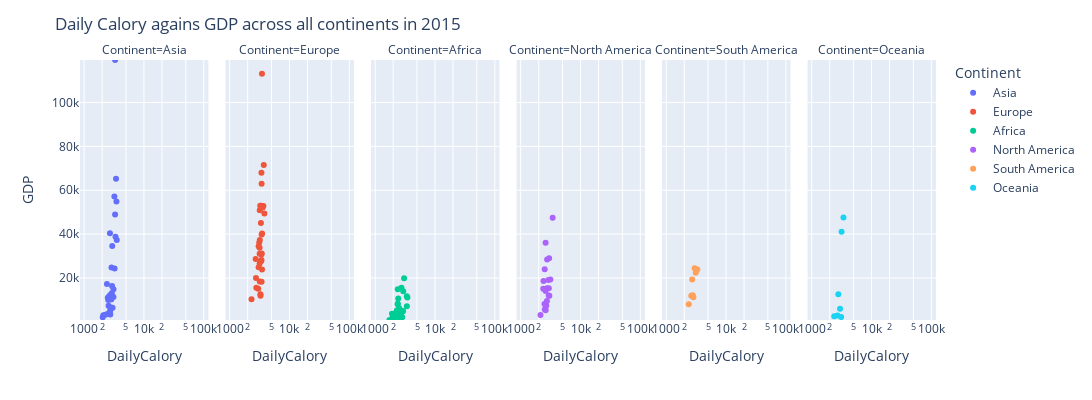

Source (notebook cell):
### Code cell
#Visualizing Daily Calory against GDP across all continent
fig = px.scatter(data, x="DailyCalory", y="GDP",
                 animation_frame="Year",
                 animation_group="Country",
                 color="Continent",
                 hover_name="Country",
                 hover_data=["Country"],
                 facet_col="Continent",
                 width=1600,
                 height=400,
                 log_x=True,
                 size_max=45,
                 range_x=[xmin, xmax],
                 range_y=[ymin, ymax])

fig.update_layout(title_text="Daily Calory agains GDP across all continents in 2015",
                  geo_scope="europe")

### Figure 1 — Plotly figure (JSON) as saved in the notebook; plotly's stock layout.template omitted (floating-point values rounded to 4 significant figures)
{"data": [{"customdata": [["Afghanistan"], ["Armenia"], ["Azerbaijan"], ["Bangladesh"], ["Cambodia"], ["Georgia"], ["Hong Kong"], ["Iraq"], ["Israel"], ["Japan"], ["Jordan"], ["Kazakhstan"], ["Kuwait"], ["Kyrgyzstan"], ["Laos"], ["Lebanon"], ["Macao"], ["Malaysia"], ["Maldives"], ["Mongolia"], ["Myanmar"], ["Nepal"], ["Oman"], ["Philippines"], ["Saudi Arabia"], ["South Korea"], ["Sri Lanka"], ["Tajikistan"], ["Timor"], ["Turkmenistan"], ["United Arab Emirates"], ["Uzbekistan"], ["Vietnam"]], "hovertemplate": "<b>%{hovertext}</b><br><br>Continent=Asia<br>Year=2015<br>DailyCalory=%{x}<br>GDP=%{y}<br>Country=%{customdata[0]}<extra></extra>", "hovertext": ["Afghanistan", "Armenia", "Azerbaijan", "Bangladesh", "Cambodia", "Georgia", "Hong Kong", "Iraq", "Israel", "Japan", "Jordan", "Kazakhstan", "Kuwait", "Kyrgyzstan", "Laos", "Lebanon", "Macao", "Malaysia", "Maldives", "Mongolia", "Myanmar", "Nepal", "Oman", "Philippines", "Saudi Arabia", "South Korea", "Sri Lanka", "Tajikistan", "Timor", "Turkmenistan", "United Arab Emirates", "Uzbekistan", "Vietnam"], "ids": ["Afghanistan", "Armenia", "Azerbaijan", "Bangladesh", "Cambodia", "Georgia", "Hong Kong", "Iraq", "Israel", "Japan", "Jordan", "Kazakhstan", "Kuwait", "Kyrgyzstan", "Laos", "Lebanon", "Macao", "Malaysia", "Maldives", "Mongolia", "Myanmar", "Nepal", "Oman", "Philippines", "Saudi Arabia", "South Korea", "Sri Lanka", "Tajikistan", "Timor", "Turkmenistan", "United Arab Emirates", "Uzbekistan", "Vietnam"], "legendgroup": "Asia", "marker": {"color": "#636efa", "symbol": "circle"}, "mode": "markers", "name": "Asia", "orientation": "v", "showlegend": true, "type": "scatter", "x": [2044, 3090, 3093, 2520, 2487, 2817, 3202, 2532, 3511, 2701, 2842, 3230, 3466, 2709, 2738, 2930, 3295, 2865, 2406, 2483, 2683, 2736, 2948, 2563, 3291, 3342, 2645, 2094, 2262, 2903, 3411, 2985, 2900], "xaxis": "x", "y": [2068.0, 11320.0, 14850.0, 3700.0, 3541.0, 12610.0, 57220.0, 9947.0, 37310.0, 40400.0, 10150.0, 24290.0, 54830.0, 4805.0, 6544.0, 16360.0, 119400.0, 24790.0, 17280.0, 11010.0, 3663.0, 3332.0, 34560.0, 7300.0, 48920.0, 38830.0, 11890.0, 2984.0, 3295.0, 12990.0, 65270.0, 6401.0, 6438.0], "yaxis": "y"}, {"customdata": [["Albania"], ["Austria"], ["Belarus"], ["Belgium"], ["Bosnia and Herzegovina"], ["Bulgaria"], ["Croatia"], ["Cyprus"], ["Czechia"], ["Denmark"], ["Estonia"], ["Finland"], ["Greece"], ["Hungary"], ["Iceland"], ["Ireland"], ["Italy"], ["Latvia"], ["Lithuania"], ["Luxembourg"], ["Malta"], ["Moldova"], ["Montenegro"], ["Netherlands"], ["North Macedonia"], ["Norway"], ["Poland"], ["Portugal"], ["Romania"], ["Serbia"], ["Slovakia"], ["Slovenia"], ["Spain"], ["Sweden"], ["Switzerland"]], "hovertemplate": "<b>%{hovertext}</b><br><br>Continent=Europe<br>Year=2015<br>DailyCalory=%{x}<br>GDP=%{y}<br>Country=%{customdata[0]}<extra></extra>", "hovertext": ["Albania", "Austria", "Belarus", "Belgium", "Bosnia and Herzegovina", "Bulgaria", "Croatia", "Cyprus", "Czechia", "Denmark", "Estonia", "Finland", "Greece", "Hungary", "Iceland", "Ireland", "Italy", "Latvia", "Lithuania", "Luxembourg", "Malta", "Moldova", "Montenegro", "Netherlands", "North Macedonia", "Norway", "Poland", "Portugal", "Romania", "Serbia", "Slovakia", "Slovenia", "Spain", "Sweden", "Switzerland"], "ids": ["Albania", "Austria", "Belarus", "Belgium", "Bosnia and Herzegovina", "Bulgaria", "Croatia", "Cyprus", "Czechia", "Denmark", "Estonia", "Finland", "Greece", "Hungary", "Iceland", "Ireland", "Italy", "Latvia", "Lithuania", "Luxembourg", "Malta", "Moldova", "Montenegro", "Netherlands", "North Macedonia", "Norway", "Poland", "Portugal", "Romania", "Serbia", "Slovakia", "Slovenia", "Spain", "Sweden", "Switzerland"], "legendgroup": "Europe", "marker": {"color": "#EF553B", "symbol": "circle"}, "mode": "markers", "name": "Europe", "orientation": "v", "showlegend": true, "type": "scatter", "x": [3280, 3664, 3186, 3804, 3268, 2753, 3047, 3051, 3122, 3342, 3171, 3333, 3396, 3222, 3557, 3717, 3483, 3174, 3382, 3467, 3425, 2319, 3417, 3240, 3003, 3423, 3373, 3437, 3476, 2792, 2718, 3164, 3195, 3182, 3398], "xaxis": "x2", "y": [11880.0, 52870.0, 18360.0, 49460.0, 12630.0, 19990.0, 24880.0, 34450.0, 36170.0, 52890.0, 31040.0, 45070.0, 28260.0, 27530.0, 52140.0, 71510.0, 40250.0, 26630.0, 30750.0, 113200.0, 39850.0, 10360.0, 18260.0, 52970.0, 15140.0, 62990.0, 27800.0, 31120.0, 23880.0, 15580.0, 28720.0, 33800.0, 37380.0, 50930.0, 68030.0], "yaxis": "y2"}, {"customdata": [["Algeria"], ["Angola"], ["Benin"], ["Botswana"], ["Burkina Faso"], ["Cameroon"], ["Cape Verde"], ["Central African Republic"], ["Chad"], ["Congo"], ["Cote d'Ivoire"], ["Djibouti"], ["Eswatini"], ["Ethiopia"], ["Gabon"], ["Gambia"], ["Ghana"], ["Guinea"], ["Guinea-Bissau"], ["Kenya"], ["Lesotho"], ["Liberia"], ["Madagascar"], ["Malawi"], ["Mali"], ["Mauritania"], ["Mauritius"], ["Morocco"], ["Mozambique"], ["Namibia"], ["Niger"], ["Rwanda"], ["Sao Tome and Principe"], ["Senegal"], ["Sierra Leone"], ["South Africa"], ["Sudan"], ["Tanzania"], ["Togo"], ["Tunisia"], ["Uganda"], ["Zambia"], ["Zimbabwe"]], "hovertemplate": "<b>%{hovertext}</b><br><br>Continent=Africa<br>Year=2015<br>DailyCalory=%{x}<br>GDP=%{y}<br>Country=%{customdata[0]}<extra></extra>", "hovertext": ["Algeria", "Angola", "Benin", "Botswana", "Burkina Faso", "Cameroon", "Cape Verde", "Central African Republic", "Chad", "Congo", "Cote d'Ivoire", "Djibouti", "Eswatini", "Ethiopia", "Gabon", "Gambia", "Ghana", "Guinea", "Guinea-Bissau", "Kenya", "Lesotho", "Liberia", "Madagascar", "Malawi", "Mali", "Mauritania", "Mauritius", "Morocco", "Mozambique", "Namibia", "Niger", "Rwanda", "Sao Tome and Principe", "Senegal", "Sierra Leone", "South Africa", "Sudan", "Tanzania", "Togo", "Tunisia", "Uganda", "Zambia", "Zimbabwe"], "ids": ["Algeria", "Angola", "Benin", "Botswana", "Burkina Faso", "Cameroon", "Cape Verde", "Central African Republic", "Chad", "Congo", "Cote d'Ivoire", "Djibouti", "Eswatini", "Ethiopia", "Gabon", "Gambia", "Ghana", "Guinea", "Guinea-Bissau", "Kenya", "Lesotho", "Liberia", "Madagascar", "Malawi", "Mali", "Mauritania", "Mauritius", "Morocco", "Mozambique", "Namibia", "Niger", "Rwanda", "Sao Tome and Principe", "Senegal", "Sierra Leone", "South Africa", "Sudan", "Tanzania", "Togo", "Tunisia", "Uganda", "Zambia", "Zimbabwe"], "legendgroup": "Africa", "marker": {"color": "#00cc96", "symbol": "circle"}, "mode": "markers", "name": "Africa", "orientation": "v", "showlegend": true, "type": "scatter", "x": [3379, 2380, 2726, 2383, 2746, 2709, 2511, 1729, 2136, 2294, 2762, 2665, 2382, 2280, 2749, 2544, 2922, 2716, 2180, 2196, 2193, 2150, 1922, 2497, 2832, 2878, 3044, 3384, 2092, 2427, 2566, 2185, 2369, 2439, 2314, 2942, 2592, 2358, 2429, 3454, 2073, 2029, 1912], "xaxis": "x3", "y": [11700.0, 8036.0, 2946.0, 14900.0, 1925.0, 3570.0, 6267.0, 852.7, 1857.0, 5224.0, 4417.0, 4489.0, 8308.0, 1779.0, 15510.0, 2059.0, 4786.0, 2088.0, 1800.0, 4076.0, 2701.0, 1631.0, 1547.0, 1458.0, 2140.0, 5024.0, 19900.0, 7126.0, 1263.0, 10660.0, 1132.0, 1889.0, 3794.0, 2966.0, 1544.0, 14010.0, 4630.0, 2354.0, 1920.0, 11110.0, 2068.0, 3444.0, 3708.0], "yaxis": "y3"}, {"customdata": [["Antigua and Barbuda"], ["Bahamas"], ["Barbados"], ["Belize"], ["Canada"], ["Costa Rica"], ["Dominica"], ["Dominican Republic"], ["El Salvador"], ["Grenada"], ["Guatemala"], ["Haiti"], ["Honduras"], ["Jamaica"], ["Mexico"], ["Nicaragua"], ["Panama"], ["Saint Kitts and Nevis"], ["Saint Lucia"], ["Saint Vincent and the Grenadines"], ["Trinidad and Tobago"]], "hovertemplate": "<b>%{hovertext}</b><br><br>Continent=North America<br>Year=2015<br>DailyCalory=%{x}<br>GDP=%{y}<br>Country=%{customdata[0]}<extra></extra>", "hovertext": ["Antigua and Barbuda", "Bahamas", "Barbados", "Belize", "Canada", "Costa Rica", "Dominica", "Dominican Republic", "El Salvador", "Grenada", "Guatemala", "Haiti", "Honduras", "Jamaica", "Mexico", "Nicaragua", "Panama", "Saint Kitts and Nevis", "Saint Lucia", "Saint Vincent and the Grenadines", "Trinidad and Tobago"], "ids": ["Antigua and Barbuda", "Bahamas", "Barbados", "Belize", "Canada", "Costa Rica", "Dominica", "Dominican Republic", "El Salvador", "Grenada", "Guatemala", "Haiti", "Honduras", "Jamaica", "Mexico", "Nicaragua", "Panama", "Saint Kitts and Nevis", "Saint Lucia", "Saint Vincent and the Grenadines", "Trinidad and Tobago"], "legendgroup": "North America", "marker": {"color": "#ab63fa", "symbol": "circle"}, "mode": "markers", "name": "North America", "orientation": "v", "showlegend": true, "type": "scatter", "x": [2405, 2609, 2950, 2677, 3419, 2896, 3013, 2747, 2584, 2382, 2502, 2142, 2614, 2743, 3131, 2530, 2765, 2520, 2608, 2939, 2985], "xaxis": "x4", "y": [18590.0, 36020.0, 15380.0, 7359.0, 47520.0, 19140.0, 11870.0, 15330.0, 8143.0, 15140.0, 8126.0, 3102.0, 5283.0, 9473.0, 19270.0, 5630.0, 28430.0, 23970.0, 14060.0, 11970.0, 29050.0], "yaxis": "y4"}, {"customdata": [["Argentina"], ["Bolivia"], ["Chile"], ["Ecuador"], ["Guyana"], ["Paraguay"], ["Peru"], ["Suriname"], ["Uruguay"]], "hovertemplate": "<b>%{hovertext}</b><br><br>Continent=South America<br>Year=2015<br>DailyCalory=%{x}<br>GDP=%{y}<br>Country=%{customdata[0]}<extra></extra>", "hovertext": ["Argentina", "Bolivia", "Chile", "Ecuador", "Guyana", "Paraguay", "Peru", "Suriname", "Uruguay"], "ids": ["Argentina", "Bolivia", "Chile", "Ecuador", "Guyana", "Paraguay", "Peru", "Suriname", "Uruguay"], "legendgroup": "South America", "marker": {"color": "#FFA15A", "symbol": "circle"}, "mode": "markers", "name": "South America", "orientation": "v", "showlegend": true, "type": "scatter", "x": [3307, 2379, 2982, 2622, 2843, 2743, 2778, 2716, 3118], "xaxis": "x5", "y": [23930.0, 7984.0, 24440.0, 11900.0, 11260.0, 11830.0, 12110.0, 19320.0, 22430.0], "yaxis": "y5"}, {"customdata": [["Australia"], ["Fiji"], ["Kiribati"], ["New Zealand"], ["Samoa"], ["Solomon Islands"], ["Vanuatu"]], "hovertemplate": "<b>%{hovertext}</b><br><br>Continent=Oceania<br>Year=2015<br>DailyCalory=%{x}<br>GDP=%{y}<br>Country=%{customdata[0]}<extra></extra>", "hovertext": ["Australia", "Fiji", "Kiribati", "New Zealand", "Samoa", "Solomon Islands", "Vanuatu"], "ids": ["Australia", "Fiji", "Kiribati", "New Zealand", "Samoa", "Solomon Islands", "Vanuatu"], "legendgroup": "Oceania", "marker": {"color": "#19d3f3", "symbol": "circle"}, "mode": "markers", "name": "Oceania", "orientation": "v", "showlegend": true, "type": "scatter", "x": [3393, 2783, 3108, 3154, 2972, 2376, 2699], "xaxis": "x6", "y": [47570.0, 12570.0, 2169.0, 41090.0, 5997.0, 2519.0, 2916.0], "yaxis": "y6"}], "layout": {"annotations": [{"font": {}, "showarrow": false, "text": "Continent=Asia", "x": 0.075, "xanchor": "center", "xref": "paper", "y": 1, "yanchor": "bottom", "yref": "paper"}, {"font": {}, "showarrow": false, "text": "Continent=Europe", "x": 0.245, "xanchor": "center", "xref": "paper", "y": 1, "yanchor": "bottom", "yref": "paper"}, {"font": {}, "showarrow": false, "text": "Continent=Africa", "x": 0.415, "xanchor": "center", "xref": "paper", "y": 1, "yanchor": "bottom", "yref": "paper"}, {"font": {}, "showarrow": false, "text": "Continent=North America", "x": 0.585, "xanchor": "center", "xref": "paper", "y": 1, "yanchor": "bottom", "yref": "paper"}, {"font": {}, "showarrow": false, "text": "Continent=South America", "x": 0.755, "xanchor": "center", "xref": "paper", "y": 1, "yanchor": "bottom", "yref": "paper"}, {"font": {}, "showarrow": false, "text": "Continent=Oceania", "x": 0.925, "xanchor": "center", "xref": "paper", "y": 1, "yanchor": "bottom", "yref": "paper"}], "geo": {"scope": "europe"}, "height": 400, "legend": {"title": {"text": "Continent"}, "tracegroupgap": 0}, "margin": {"t": 60}, "title": {"text": "Daily Calory agains GDP across all continents in 2015"}, "width": 1600, "xaxis": {"anchor": "y", "domain": [0, 0.15], "range": [2.931, 5.077], "title": {"text": "DailyCalory"}, "type": "log"}, "xaxis2": {"anchor": "y2", "domain": [0.17, 0.32], "matches": "x", "range": [2.931, 5.077], "title": {"text": "DailyCalory"}, "type": "log"}, "xaxis3": {"anchor": "y3", "domain": [0.34, 0.49], "matches": "x", "range": [2.931, 5.077], "title": {"text": "DailyCalory"}, "type": "log"}, "xaxis4": {"anchor": "y4", "domain": [0.51, 0.66], "matches": "x", "range": [2.931, 5.077], "title": {"text": "DailyCalory"}, "type": "log"}, "xaxis5": {"anchor": "y5", "domain": [0.68, 0.83], "matches": "x", "range": [2.931, 5.077], "title": {"text": "DailyCalory"}, "type": "log"}, "xaxis6": {"anchor": "y6", "domain": [0.85, 1], "matches": "x", "range": [2.931, 5.077], "title": {"text": "DailyCalory"}, "type": "log"}, "yaxis": {"anchor": "x", "domain": [0, 1], "range": [852.7, 119400.0], "title": {"text": "GDP"}}, "yaxis2": {"anchor": "x2", "domain": [0, 1], "matches": "y", "showticklabels": false}, "yaxis3": {"anchor": "x3", "domain": [0, 1], "matches": "y", "showticklabels": false}, "yaxis4": {"anchor": "x4", "domain": [0, 1], "matches": "y", "showticklabels": false}, "yaxis5": {"anchor": "x5", "domain": [0, 1], "matches": "y", "showticklabels": false}, "yaxis6": {"anchor": "x6", "domain": [0, 1], "matches": "y", "showticklabels": false}}}
